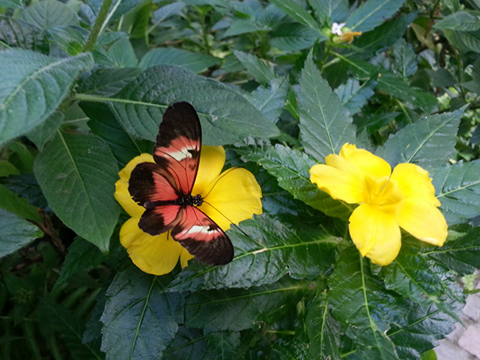
//> input picture 6chapter/image/color_space.jpg, 480 x 360 px
$ ./hue_threshold   (built with g++ and OpenCV 4)
//> lines starting //> are read from the running program, lines starting //| are printed output that depends on the picture; after the words box and inside, x2 and y2 are one past the last pixel; in counts of white or black regions, pixels touching at a corner belong together
//
//  hue_threshold.cpp
//  opencv_practice
//
//  Created by KimJunsik on 2019/12/13.
//  Copyright © 2019 KimJunsik. All rights reserved.
//

#include <opencv2/opencv.hpp>
using namespace cv;
using namespace std;
Range th(50, 100);
Mat hue;

void onThreshold(int  value, void*  userdata)
{
    Mat result = Mat(hue.size(), CV_8U, Scalar(0));

    for (int i = 0; i < result.rows; i++) {
        for (int j = 0; j < result.cols; j++)
        {
            bool ck = hue.at<uchar>(i, j) >= th.start && hue.at<uchar>(i, j) < th.end;
            result.at<uchar>(i, j) = (ck) ? 255 : 0;
        }
    }
//    cout << "( th.start : " << th.start << "  th.end : " << th.end << "  )" << endl;

//    // getpos and print pos
//    int start_value = getTrackbarPos("Hue_th1", "result");
//    cout << start_value << endl;

    imshow("result", result);
}

int main()
{
    Mat BGR_img = imread("./6chapter/image/color_space.jpg", 1);
//> BGR_img is the input picture: 360 rows x 480 cols, CV_8UC3; mean B, G, R 63, 97.7, 76.2
    CV_Assert(BGR_img.data);

    Mat HSV, hsv[3];
    cvtColor(BGR_img, HSV, COLOR_BGR2HSV);
//> HSV: 360 rows x 480 cols, CV_8UC3; mean H, S, V 62.4, 128.3, 102.5
    split(HSV, hsv);
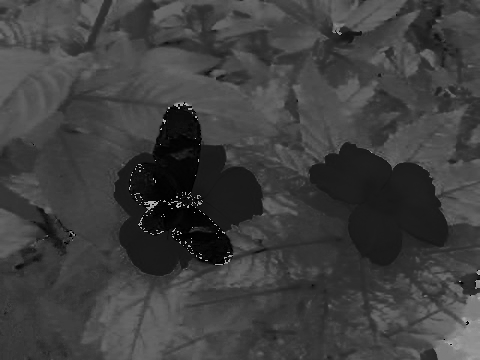
//> hsv[0]: 360 rows x 480 cols, CV_8UC1; min 0, max 179, mean 62.4
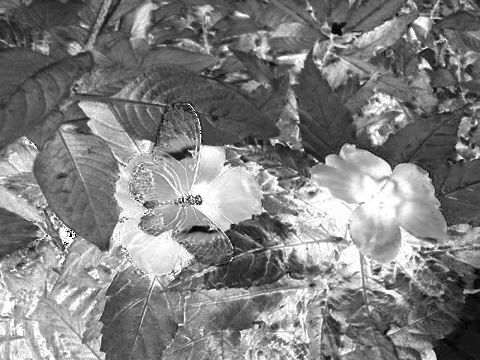
//> hsv[1]: 360 rows x 480 cols, CV_8UC1; min 0, max 255, mean 128.3
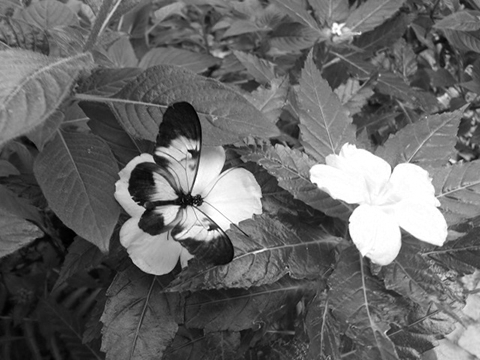
//> hsv[2]: 360 rows x 480 cols, CV_8UC1; min 0, max 255, mean 102.5
    hsv[0].copyTo(hue);

    namedWindow("result", WINDOW_AUTOSIZE);
    createTrackbar("Hue_th1", "result", &th.start, 255, onThreshold);
    createTrackbar("Hue_th2", "result", &th.end, 255, onThreshold);

    imshow("BGR_img", BGR_img);
    onThreshold(0,0);
//> after the loop in onThreshold, `for (int i = 0; i < result.rows; i++)`:
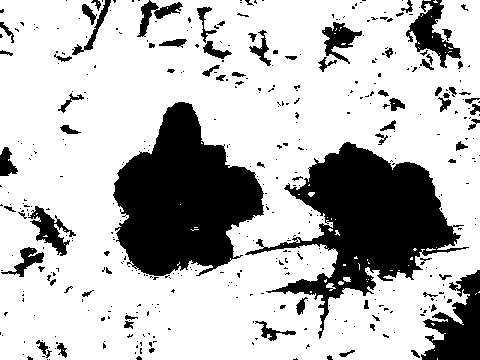
//> result: 360 rows x 480 cols, CV_8UC1; 73.9% white; 429 black regions (353 under 20 px), largest, box (x1, y1, x2, y2) and area: (113, 102, 264, 276) 16232, (245, 142, 469, 339) 15853, (421, 270, 480, 360) 2977
//    int pos;
//    cin>>pos;
//    setTrackbarPos("Hue_th1", "result", pos);


    waitKey(0);
    return 0;
}

$ run again, with 6chapter/image/bright.jpg copied over 6chapter/image/color_space.jpg
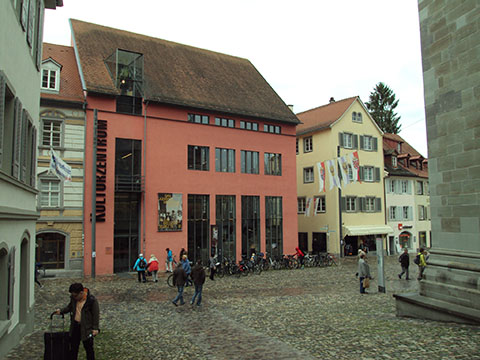
//> input picture 6chapter/image/bright.jpg, 480 x 360 px
//> BGR_img is the input picture: 360 rows x 480 cols, CV_8UC3; mean B, G, R 107.1, 121.2, 126
//> HSV: 360 rows x 480 cols, CV_8UC3; mean H, S, V 36.1, 55.7, 130.4
//> `split(HSV, hsv);`:
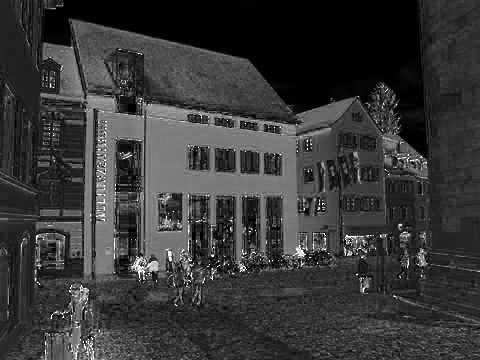
//> hsv[1]: 360 rows x 480 cols, CV_8UC1; min 0, max 255, mean 55.7
//> after the loop in onThreshold, `for (int i = 0; i < result.rows; i++)`:
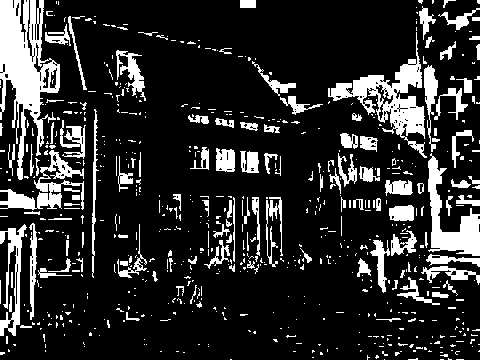
//> result: 360 rows x 480 cols, CV_8UC1; 17.2% white; 666 white regions (540 under 20 px), largest, box (x1, y1, x2, y2) and area: (0, 0, 60, 180) 4866, (328, 32, 427, 158) 3143, (428, 153, 480, 256) 2068

$ run again, with 6chapter/image/color_model.jpg copied over 6chapter/image/color_space.jpg
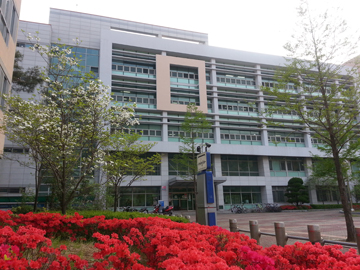
//> input picture 6chapter/image/color_model.jpg, 360 x 270 px
//> BGR_img is the input picture: 270 rows x 360 cols, CV_8UC3; mean B, G, R 113, 116, 131.8
//> HSV: 270 rows x 360 cols, CV_8UC3; mean H, S, V 73.3, 64.2, 138
//> `split(HSV, hsv);`:
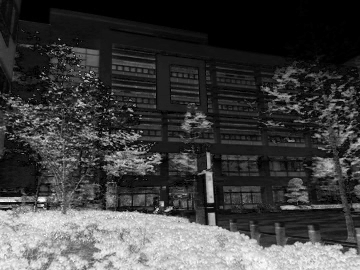
//> hsv[1]: 270 rows x 360 cols, CV_8UC1; min 0, max 255, mean 64.2
//> after the loop in onThreshold, `for (int i = 0; i < result.rows; i++)`:
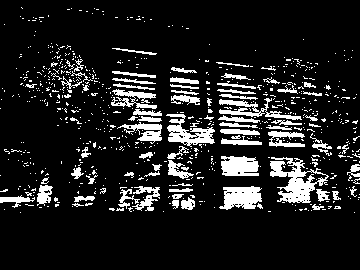
//> result: 270 rows x 360 cols, CV_8UC1; 12.8% white; 728 white regions (649 under 20 px), largest, box (x1, y1, x2, y2) and area: (270, 157, 329, 203) 1201, (219, 186, 262, 210) 731, (166, 114, 215, 147) 727

$ run again, with 6chapter/image/contrast_test.jpg copied over 6chapter/image/color_space.jpg
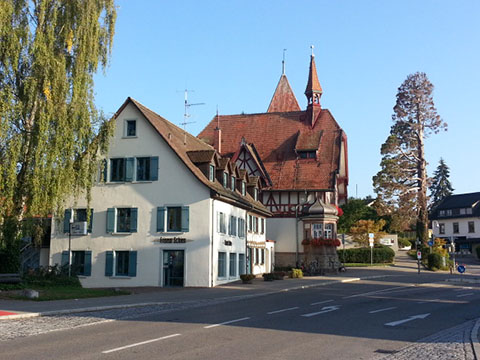
//> input picture 6chapter/image/contrast_test.jpg, 480 x 360 px
//> BGR_img is the input picture: 360 rows x 480 cols, CV_8UC3; mean B, G, R 134.3, 128.7, 117.5
//> HSV: 360 rows x 480 cols, CV_8UC3; mean H, S, V 71.5, 78.6, 148.6
//> `split(HSV, hsv);`:
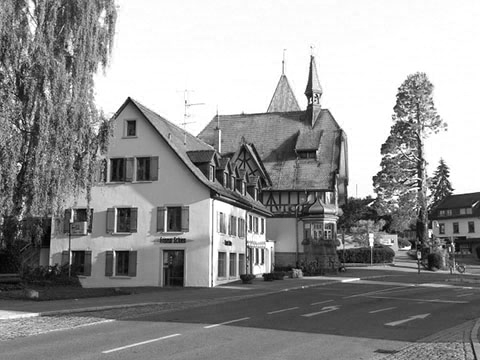
//> hsv[2]: 360 rows x 480 cols, CV_8UC1; min 0, max 255, mean 148.6
//> after the loop in onThreshold, `for (int i = 0; i < result.rows; i++)`:
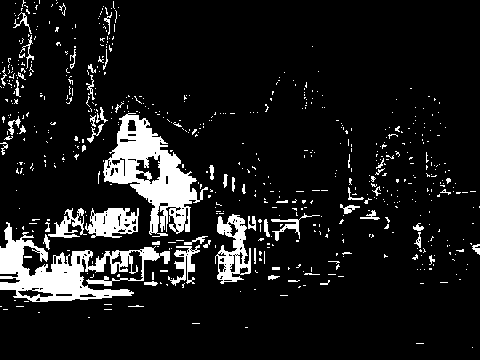
//> result: 360 rows x 480 cols, CV_8UC1; 10.4% white; 612 white regions (553 under 20 px), largest, box (x1, y1, x2, y2) and area: (103, 113, 208, 237) 5072, (0, 222, 170, 302) 4946, (215, 214, 251, 284) 1279
